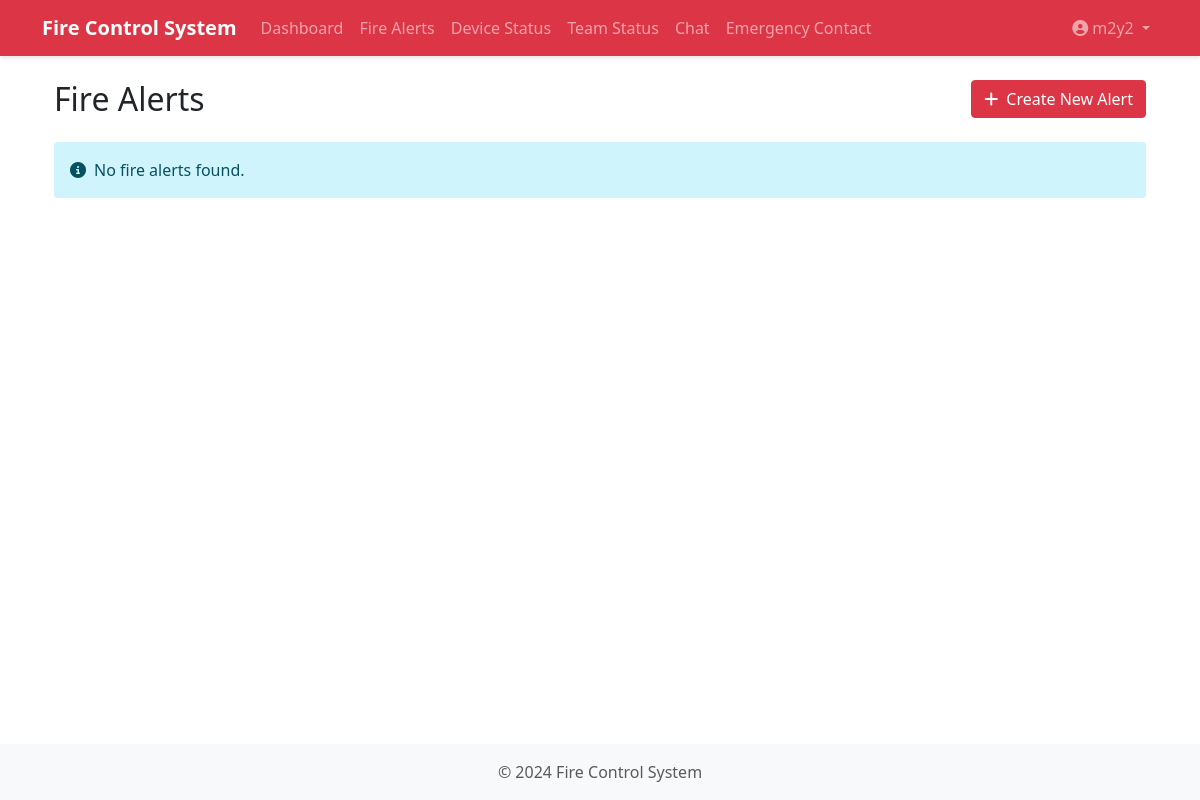
/alerts/ (signed in), run on an earlier commit of the app's database.
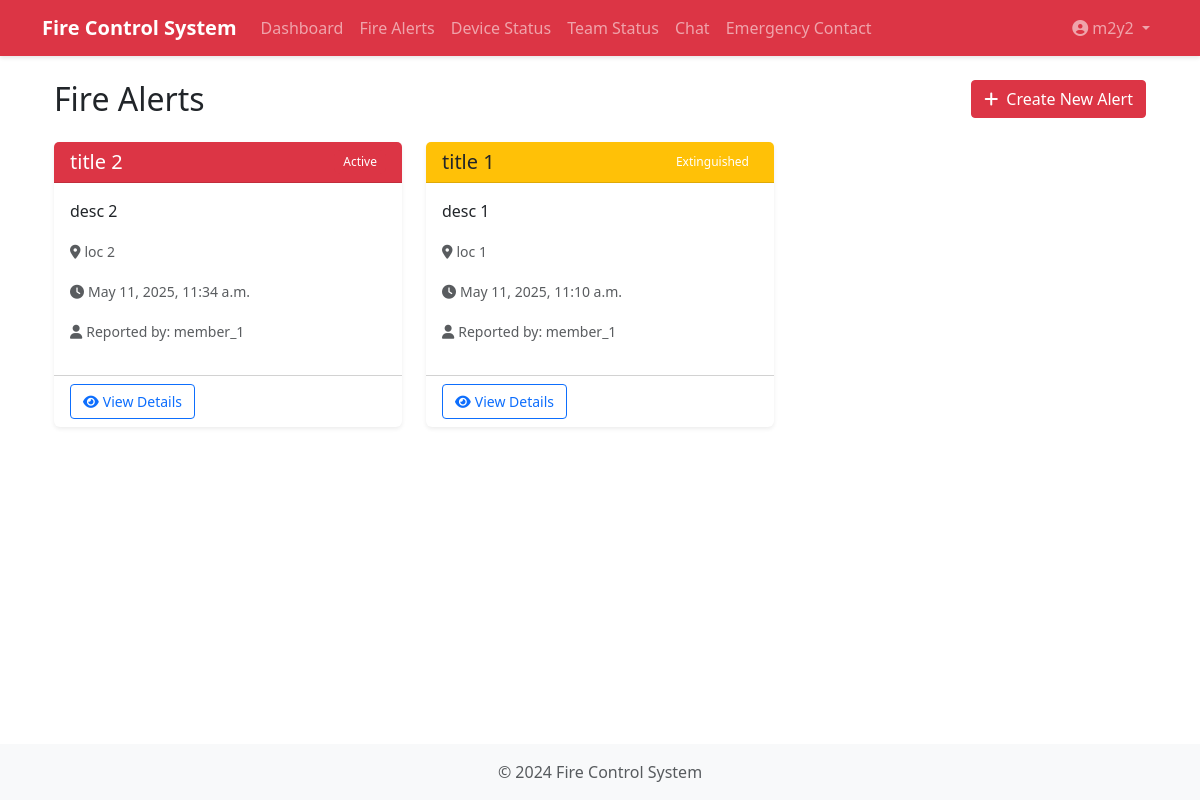
And on a later commit of the database.
### fire_control/models.py (models this page shows, shortened)
class FireAlert(models.Model):
    STATUS_CHOICES = [
        ('active', 'Active'),
        ('contained', 'Contained'),
        ('extinguished', 'Extinguished'),
        ('false_alarm', 'False Alarm'),
    ]
    SEVERITY_CHOICES = [
        ('low', 'Low'),
        ('medium', 'Medium'),
        ('high', 'High'),
        ('critical', 'Critical'),
    ]
    title = models.CharField(max_length=200)
    description = models.TextField()
    location = models.CharField(max_length=200)
    timestamp = models.DateTimeField(auto_now_add=True)
    status = models.CharField(max_length=50, choices=STATUS_CHOICES, default='active')
    severity = models.CharField(max_length=50, choices=SEVERITY_CHOICES, default='medium')
    notes = models.TextField(blank=True)
    created_by = models.ForeignKey(User, on_delete=models.CASCADE)

class User(AbstractUser):
    is_admin = models.BooleanField(default=False)
    is_fire_team = models.BooleanField(default=False)
    location = models.CharField(max_length=200, blank=True)
    status = models.CharField(max_length=50, default='available')

### fire_control/views.py (the view)
# urls.py: path('alerts/', views.FireAlertListView.as_view(), name='fire_alerts'),
class FireAlertListView(LoginRequiredMixin, ListView):
    model = FireAlert
    template_name = 'fire_control/fire_alerts.html'
    context_object_name = 'alerts'
    ordering = ['-timestamp']

### fire_control/templates/fire_control/fire_alerts.html (shortened to what this page needs)
{% extends "fire_control/base.html" %}
{% load static %}
{% block content %}
<div class="container">
    <div class="d-flex justify-content-between align-items-center mb-4">
        <h2 class="mb-0">Fire Alerts</h2>
        {% if user.is_admin or user.is_fire_team %}
        <a href="{% url 'fire_control:fire_alert_create' %}" class="btn btn-danger">
            <i class="fa-solid fa-plus me-2"></i>Create New Alert
        </a>
        {% endif %}
    </div>
    {% if alerts %}
    <div class="row">
        {% for alert in alerts %}
        <div class="col-md-6 col-lg-4 mb-4">
            <div class="card h-100 {% if alert.status == 'active' %}border-danger{% elif alert.status == 'resolved' %}border-success{% else %}border-warning{% endif %}">
                <div class="card-header {% if alert.status == 'active' %}bg-danger text-white{% elif alert.status == 'resolved' %}bg-success text-white{% else %}bg-warning{% endif %}">
                    <div class="d-flex justify-content-between align-items-center">
                        <h5 class="card-title mb-0">{{ alert.title }}</h5>
                        <span class="badge {% if alert.status == 'active' %}bg-danger{% elif alert.status == 'resolved' %}bg-success{% else %}bg-warning{% endif %}">
                            {{ alert.status|title }}
                        </span>
                    </div>
                </div>
                <div class="card-body">
                    <p class="card-text">{{ alert.description|truncatewords:30 }}</p>
                    <p class="card-text"><small class="text-muted"><i class="fa-solid fa-location-dot me-1"></i>{{ alert.location }}</small></p>
                    <p class="card-text"><small class="text-muted"><i class="fa-solid fa-clock me-1"></i>{{ alert.timestamp|date:"F j, Y, g:i a" }}</small></p>
                    {% if alert.created_by %}
                    <p class="card-text"><small class="text-muted"><i class="fa-solid fa-user me-1"></i>Reported by: {{ alert.created_by.username }}</small></p>
                    {% endif %}
                </div>
                <div class="card-footer bg-transparent">
                    <a href="{% url 'fire_control:fire_alert_detail' alert.pk %}" class="btn btn-outline-primary btn-sm">
                        <i class="fa-solid fa-eye me-1"></i>View Details
                    </a>
                </div>
            </div>
        </div>
        {% endfor %}
    </div>
    {% else %}
    <div class="alert alert-info">
        <i class="fa-solid fa-info-circle me-2"></i>No fire alerts found.
    </div>
    {% endif %}
</div>
{% endblock %}

What changed in the data, as far as the page shows it:
added FireAlert: title "title 2", status "Active", description "desc 2", location "loc 2", timestamp "May 11, 2025, 11:34 a.m.", created_by.username "member_1"
added FireAlert: title "title 1", status "Extinguished", description "desc 1", location "loc 1", timestamp "May 11, 2025, 11:10 a.m.", created_by.username "member_1"
Also different on the page:
text no longer shown: "No fire alerts found."
